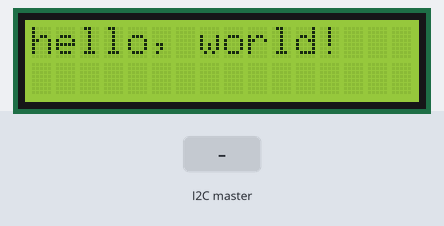
The sketch below on a simulated Arduino Uno, built with avr-gcc and run on an emulated ATmega328P. Shown: 16×2 character LCD. The test bench sets the inputs (shaded band). What the sketch prints to the serial monitor is not drawn.

Above: at 1.2 s.
1.3 s: the I2C master sends the byte 1
At 2.5 s:
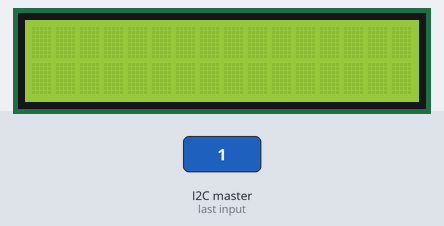
2.8 s: the I2C master sends the byte 0
4.3 s: the I2C master sends the byte 2
5.8 s: the I2C master sends the byte 90
At 6.1 s:
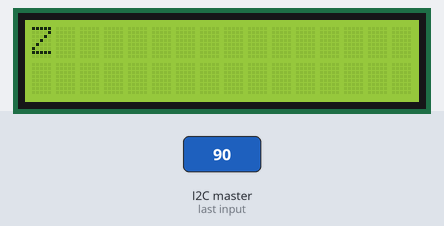
7.3 s: the I2C master sends the byte 200
At 8.5 s:
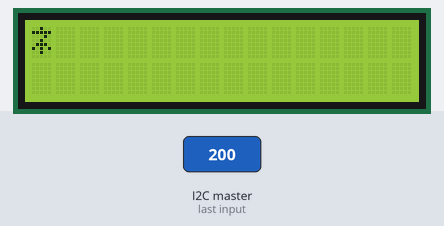
Timing chart, 0 to 9.8 s (numbered marks = the images above; inputs shaded):
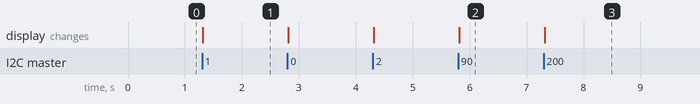

The sketch:

Adruino-LCD-Anzeige-Slave-Addr.8.ino
```cpp
// include the library code:
#include <LiquidCrystal.h>
#include <Wire.h>

// initialize the library by associating any needed LCD interface pin
// with the arduino pin number it is connected to
const int rs = 12, en = 13, d4 = 8, d5 = 9, d6 = 10, d7 = 11;
LiquidCrystal lcd(rs, en, d4, d5, d6, d7);

void setup() {

  // set up the LCD's number of columns and rows:
  lcd.begin(16, 2);
  // Print a message to the LCD.
  lcd.print("hello, world!");

  Serial.begin(9600);
  Wire.begin(8);                // join I2C bus with address #8
  Wire.onReceive(receiveEvent); // register event
}

void decodeMessage(String Message) {
  if (Message.charAt(0) == '%') {
    String newMessage = Message.substring(1);  // Entfernt das '%'
    LCDUpdate(1, newMessage);  // Übergebe die Nachricht an die zweite Zeile
  } else {
    LCDUpdate(0, Message);  // Übergebe die gesamte Nachricht an die erste Zeile
  }
}


void receiveEvent(int howMany) {
  String receivedString = "";  // Initialize an empty string to store the received data

  while (Wire.available() > 1) { // Loop through all but the last
    char c = Wire.read();        // Receive byte as a character
    receivedString += c;         // Append character to string
  }

  // Read the last byte
  char c = Wire.read();          // Receive the last byte as a character
  receivedString += c;           // Append the last character to the string

  // Now you can use `receivedString` for further processing
  Serial.print("\nFull String: ");
  Serial.println(receivedString);  // Print the full concatenated string
  decodeMessage(receivedString);
}

void LCDUpdate(int zeile, String message) {
  lcd.setCursor(0, zeile);
  lcd.print("                ");  // Passe die Anzahl der Leerzeichen je nach LCD-Breite an
  lcd.setCursor(0, zeile);
  lcd.print(message);
}

void loop() {
  // set the cursor to column 0, line 1
  // (note: line 1 is the second row, since counting begins with 0):
  //lcd.setCursor(0, 1);
  // print the number of seconds since reset:
  //lcd.print(millis() / 1000);
  delay(200);
}
```

Measured:
- after the input at 1.3 s, the display: changes at once (image 1)
- after the input at 5.8 s, the display: changes at once (image 2)
- after the input at 7.3 s, the display: changes at once (image 3)
